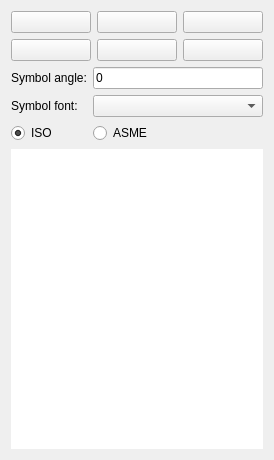
<?xml version="1.0" encoding="UTF-8"?>
<ui version="4.0">
 <class>TechDrawGui::TaskSurfaceFinishSymbols</class>
 <widget class="QWidget" name="TechDrawGui::TaskSurfaceFinishSymbols">
  <property name="geometry">
   <rect>
    <x>0</x>
    <y>0</y>
    <width>274</width>
    <height>454</height>
   </rect>
  </property>
  <property name="sizePolicy">
   <sizepolicy hsizetype="Fixed" vsizetype="MinimumExpanding">
    <horstretch>0</horstretch>
    <verstretch>0</verstretch>
   </sizepolicy>
  </property>
  <property name="minimumSize">
   <size>
    <width>250</width>
    <height>0</height>
   </size>
  </property>
  <property name="windowTitle">
   <string>Surface Finish Symbols</string>
  </property>
  <layout class="QVBoxLayout" name="verticalLayout">
   <item>
    <layout class="QGridLayout" name="gridLayout">
     <item row="0" column="0">
      <widget class="QPushButton" name="pbIcon01">
       <property name="toolTip">
        <string>&lt;html&gt;&lt;head/&gt;&lt;body&gt;&lt;p&gt;Any method allowed&lt;/p&gt;&lt;/body&gt;&lt;/html&gt;</string>
       </property>
       <property name="text">
        <string/>
       </property>
       <property name="iconSize">
        <size>
         <width>32</width>
         <height>32</height>
        </size>
       </property>	   
      </widget>
     </item>
     <item row="0" column="1">
      <widget class="QPushButton" name="pbIcon02">
       <property name="toolTip">
        <string>&lt;html&gt;&lt;head/&gt;&lt;body&gt;&lt;p&gt;Material removal prohibited&lt;/p&gt;&lt;/body&gt;&lt;/html&gt;</string>
       </property>
       <property name="text">
        <string/>
       </property>
       <property name="iconSize">
        <size>
         <width>32</width>
         <height>32</height>
        </size>
       </property>	   
      </widget>
     </item>
     <item row="0" column="2">
      <widget class="QPushButton" name="pbIcon03">
       <property name="toolTip">
        <string>&lt;html&gt;&lt;head/&gt;&lt;body&gt;&lt;p&gt;Material removal required&lt;/p&gt;&lt;/body&gt;&lt;/html&gt;</string>
       </property>
       <property name="text">
        <string/>
       </property>
       <property name="iconSize">
        <size>
         <width>32</width>
         <height>32</height>
        </size>
       </property>	   
      </widget>
     </item>	 
     <item row="1" column="0">
      <widget class="QPushButton" name="pbIcon04">
       <property name="toolTip">
        <string>&lt;html&gt;&lt;head/&gt;&lt;body&gt;&lt;p&gt;All around&lt;/p&gt;&lt;/body&gt;&lt;/html&gt;</string>
       </property>
       <property name="text">
        <string/>
       </property>
       <property name="iconSize">
        <size>
         <width>32</width>
         <height>32</height>
        </size>
       </property>	   
      </widget>
     </item>
     <item row="1" column="1">
      <widget class="QPushButton" name="pbIcon05">
       <property name="toolTip">
        <string>&lt;html&gt;&lt;head/&gt;&lt;body&gt;&lt;p&gt;Profile Method, ISO 21920&lt;/p&gt;&lt;/body&gt;&lt;/html&gt;</string>
       </property>
       <property name="text">
        <string/>
       </property>
       <property name="iconSize">
        <size>
         <width>32</width>
         <height>32</height>
        </size>
       </property>	   
      </widget>
     </item>	 
     <item row="1" column="2">
      <widget class="QPushButton" name="pbIcon06">
       <property name="toolTip">
        <string>&lt;html&gt;&lt;head/&gt;&lt;body&gt;&lt;p&gt;Areal Method, ISO 25178&lt;/p&gt;&lt;/body&gt;&lt;/html&gt;</string>
       </property>
       <property name="text">
        <string/>
       </property>
       <property name="iconSize">
        <size>
         <width>32</width>
         <height>32</height>
        </size>
       </property>	   
      </widget>
     </item>
    </layout>
   </item>
   <item>
    <layout class="QGridLayout" name="gridLayout_2">
     <item row="0" column="0">
      <widget class="QLabel" name="lbAngle">
       <property name="text">
        <string>Symbol angle:</string>
       </property>
      </widget>
     </item>	 
     <item row="0" column="1">
      <widget class="QLineEdit" name="leAngle">
       <property name="toolTip">
        <string>&lt;html&gt;&lt;head/&gt;&lt;body&gt;&lt;p&gt;Rotation angle&lt;/p&gt;&lt;/body&gt;&lt;/html&gt;</string>
       </property>
       <property name="text">
        <string>0</string>
       </property>
      </widget>
     </item>
     <item row="1" column="0">
      <widget class="QLabel" name="lbFont">
       <property name="text">
        <string>Symbol font:</string>
       </property>
      </widget>
     </item>	 
     <item row="1" column="1">
      <widget class="QComboBox" name="leFont">
       <property name="toolTip">
        <string>&lt;html&gt;&lt;head/&gt;&lt;body&gt;&lt;p&gt;Font&lt;/p&gt;&lt;/body&gt;&lt;/html&gt;</string>
       </property>
      </widget>
     </item>	 
     <item row="2" column="0">
      <widget class="QRadioButton" name="rbISO">
       <property name="toolTip">
        <string>&lt;html&gt;&lt;head/&gt;&lt;body&gt;&lt;p&gt;Use ISO standard&lt;/p&gt;&lt;/body&gt;&lt;/html&gt;</string>
       </property>
       <property name="text">
        <string>ISO</string>
       </property>
       <property name="checked">
        <bool>true</bool>
       </property>
      </widget>
     </item>
     <item row="2" column="1">
      <widget class="QRadioButton" name="rbASME">
       <property name="toolTip">
        <string>&lt;html&gt;&lt;head/&gt;&lt;body&gt;&lt;p&gt;Use ASME standard&lt;/p&gt;&lt;/body&gt;&lt;/html&gt;</string>
       </property>
       <property name="text">
        <string>ASME</string>
       </property>
      </widget>
     </item>
    </layout>
   </item>
   <item>
    <widget class="QGraphicsView" name="graphicsView">
     <property name="sizePolicy">
      <sizepolicy hsizetype="Minimum" vsizetype="Minimum">
       <horstretch>0</horstretch>
       <verstretch>0</verstretch>
      </sizepolicy>
     </property>
     <property name="minimumSize">
      <size>
       <width>0</width>
       <height>300</height>
      </size>
     </property>
     <property name="cursor" stdset="0">
      <cursorShape>ArrowCursor</cursorShape>
     </property>
     <property name="acceptDrops">
      <bool>false</bool>
     </property>
     <property name="frameShape">
      <enum>QFrame::NoFrame</enum>
     </property>
     <property name="lineWidth">
      <number>0</number>
     </property>
     <property name="backgroundBrush">
      <brush brushstyle="SolidPattern">
       <color alpha="255">
        <red>240</red>
        <green>240</green>
        <blue>240</blue>
       </color>
      </brush>
     </property>
     <property name="sceneRect">
      <rectf>
       <x>0.000000000000000</x>
       <y>0.000000000000000</y>
       <width>3.000000000000000</width>
       <height>0.000000000000000</height>
      </rectf>
     </property>
    </widget>
   </item>
  </layout>
 </widget>
 <resources>
  <include location="Resources/TechDraw.qrc"/>
 </resources>
 <connections/>
</ui>
